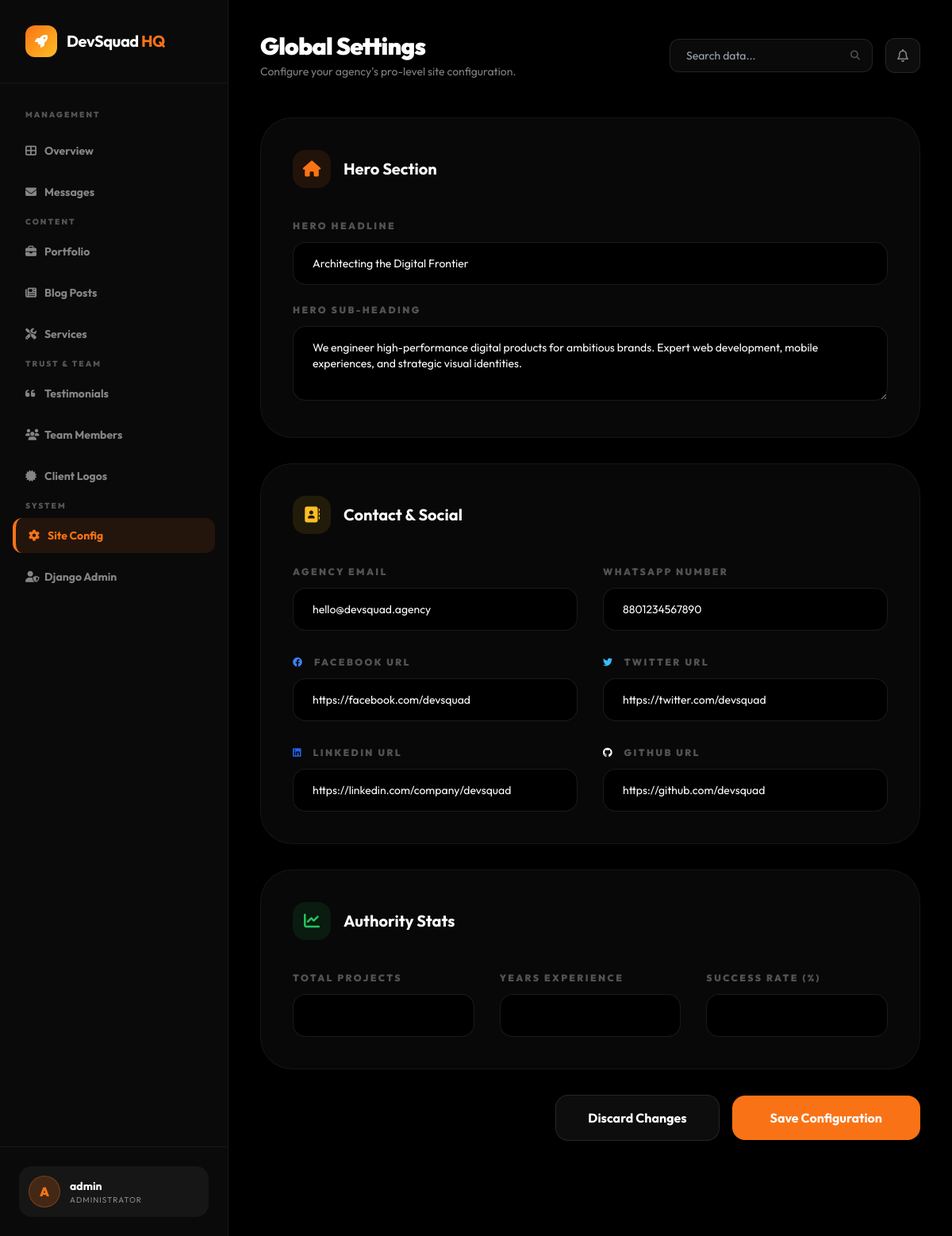
Page /management/settings/ (signed in) on the committed database.
### devsqaud/models.py (models this page shows, shortened)
class SiteConfig(models.Model):
    hero_headline = models.CharField(max_length=300, default="We Build Scalable Digital Products")
    hero_subheading = models.TextField(default="Transforming ideas into high-performance digital experiences that drive growth.")
    about_intro = models.TextField(default="We are a team of passionate developers and designers.")
    about_mission = models.TextField(default="To deliver world-class digital solutions.")
    about_vision = models.TextField(default="To be the most trusted digital partner globally.")
    stat_projects = models.CharField(max_length=50, default="50+")
    stat_experience = models.CharField(max_length=50, default="3+")
    stat_clients = models.CharField(max_length=50, default="40+")
    contact_email = models.EmailField(default="hello@devsquad.com")
    contact_phone = models.CharField(max_length=20, blank=True, default="+880 1234 567890")
    whatsapp_number = models.CharField(
        max_length=20,
        default="8801234567890",
        help_text="WhatsApp number without + sign"
    )
    footer_text = models.CharField(max_length=300, default="© 2026 DevSquad. All rights reserved.")
    social_facebook = models.URLField(blank=True)
    social_twitter = models.URLField(blank=True)
    social_linkedin = models.URLField(blank=True)
    social_github = models.URLField(blank=True)
    class Meta:
        verbose_name = "Site Configuration"
        verbose_name_plural = "Site Configuration"
    @classmethod
    def load(cls):
        obj, _ = cls.objects.get_or_create(pk=1)
        return obj

### devsqaud/views_dashboard.py (the view, shortened to what this page needs)
# urls.py: path('management/settings/', views_dashboard.dashboard_settings, name='dashboard_settings'),
@staff_member_required
def dashboard_settings(request):
    config = SiteConfig.load()
    context = {
        'config': config,
        'active_page': 'settings',
    }
    return render(request, 'dashboard/settings.html', context)

### templates/dashboard/settings.html (shortened to what this page needs)
{% extends 'dashboard/base.html' %}
{% block header_title %}Global Settings{% endblock %}
{% block header_subtitle %}Configure your agency's pro-level site configuration.{% endblock %}
{% block dashboard_content %}
<div class="max-w-4xl">
    <form method="POST" class="space-y-8">
        <div class="glass-card p-10 rounded-[40px] border-white/5">
            <div class="flex items-center space-x-4 mb-10">
                <div class="w-12 h-12 rounded-2xl bg-sunset-orange/10 flex items-center justify-center">
                    <i class="fas fa-home text-sunset-orange text-xl"></i>
                </div>
                <h3 class="text-xl font-bold">Hero Section</h3>
            </div>
            <div class="space-y-6">
                <div>
                    <label class="block text-xs font-black uppercase tracking-[0.2em] text-white/30 mb-3">Hero Headline</label>
                    <input type="text" name="hero_headline" value="{{ config.hero_headline }}" class="w-full bg-black-pure border border-white/10 rounded-2xl px-6 py-4 text-sm focus:outline-none focus:border-sunset-orange/50 transition-all">
                </div>
                <div>
                    <label class="block text-xs font-black uppercase tracking-[0.2em] text-white/30 mb-3">Hero Sub-heading</label>
                    <textarea name="hero_subheading" rows="3" class="w-full bg-black-pure border border-white/10 rounded-2xl px-6 py-4 text-sm focus:outline-none focus:border-sunset-orange/50 transition-all">{{ config.hero_subheading }}</textarea>
                </div>
            </div>
        </div>
        <div class="glass-card p-10 rounded-[40px] border-white/5">
            <div class="flex items-center space-x-4 mb-10">
                <div class="w-12 h-12 rounded-2xl bg-sunset-amber/10 flex items-center justify-center">
                    <i class="fas fa-address-book text-sunset-amber text-xl"></i>
                </div>
                <h3 class="text-xl font-bold">Contact & Social</h3>
            </div>
            <div class="grid grid-cols-1 md:grid-cols-2 gap-8 mb-8">
                <div>
                    <label class="block text-xs font-black uppercase tracking-[0.2em] text-white/30 mb-3">Agency Email</label>
                    <input type="email" name="contact_email" value="{{ config.contact_email }}" class="w-full bg-black-pure border border-white/10 rounded-2xl px-6 py-4 text-sm focus:outline-none focus:border-sunset-orange/50 transition-all">
                </div>
                <div>
                    <label class="block text-xs font-black uppercase tracking-[0.2em] text-white/30 mb-3">WhatsApp Number</label>
                    <input type="text" name="whatsapp_number" value="{{ config.whatsapp_number }}" class="w-full bg-black-pure border border-white/10 rounded-2xl px-6 py-4 text-sm focus:outline-none focus:border-sunset-orange/50 transition-all">
                </div>
            </div>
            <div class="grid grid-cols-1 md:grid-cols-2 gap-8">
                <div>
                    <label class="block text-xs font-black uppercase tracking-[0.2em] text-white/30 mb-3"><i class="fab fa-facebook mr-2 text-blue-500"></i> Facebook URL</label>
                    <input type="text" name="social_facebook" value="{{ config.social_facebook }}" class="w-full bg-black-pure border border-white/10 rounded-2xl px-6 py-4 text-sm focus:outline-none focus:border-sunset-orange/50 transition-all">
                </div>
                <div>
                    <label class="block text-xs font-black uppercase tracking-[0.2em] text-white/30 mb-3"><i class="fab fa-twitter mr-2 text-sky-400"></i> Twitter URL</label>
                    <input type="text" name="social_twitter" value="{{ config.social_twitter }}" class="w-full bg-black-pure border border-white/10 rounded-2xl px-6 py-4 text-sm focus:outline-none focus:border-sunset-orange/50 transition-all">
                </div>
                <div>
                    <label class="block text-xs font-black uppercase tracking-[0.2em] text-white/30 mb-3"><i class="fab fa-linkedin mr-2 text-blue-600"></i> LinkedIn URL</label>
                    <input type="text" name="social_linkedin" value="{{ config.social_linkedin }}" class="w-full bg-black-pure border border-white/10 rounded-2xl px-6 py-4 text-sm focus:outline-none focus:border-sunset-orange/50 transition-all">
                </div>
                <div>
                    <label class="block text-xs font-black uppercase tracking-[0.2em] text-white/30 mb-3"><i class="fab fa-github mr-2 text-white"></i> GitHub URL</label>
                    <input type="text" name="social_github" value="{{ config.social_github }}" class="w-full bg-black-pure border border-white/10 rounded-2xl px-6 py-4 text-sm focus:outline-none focus:border-sunset-orange/50 transition-all">
                </div>
            </div>
        </div>
        <div class="glass-card p-10 rounded-[40px] border-white/5">
            <div class="flex items-center space-x-4 mb-10">
                <div class="w-12 h-12 rounded-2xl bg-green-500/10 flex items-center justify-center">
                    <i class="fas fa-chart-line text-green-500 text-xl"></i>
                </div>
                <h3 class="text-xl font-bold">Authority Stats</h3>
            </div>
            <div class="grid grid-cols-1 md:grid-cols-3 gap-8">
                <div>
                    <label class="block text-xs font-black uppercase tracking-[0.2em] text-white/30 mb-3">Total Projects</label>
                    <input type="number" name="stat_projects" value="{{ config.stat_projects }}" class="w-full bg-black-pure border border-white/10 rounded-2xl px-6 py-4 text-sm focus:outline-none focus:border-sunset-orange/50 transition-all">
                </div>
                <div>
                    <label class="block text-xs font-black uppercase tracking-[0.2em] text-white/30 mb-3">Years Experience</label>
                    <input type="number" name="stat_experience" value="{{ config.stat_experience }}" class="w-full bg-black-pure border border-white/10 rounded-2xl px-6 py-4 text-sm focus:outline-none focus:border-sunset-orange/50 transition-all">
                </div>
                <div>
                    <label class="block text-xs font-black uppercase tracking-[0.2em] text-white/30 mb-3">Success Rate (%)</label>
                    <input type="number" name="stat_clients" value="{{ config.stat_clients }}" class="w-full bg-black-pure border border-white/10 rounded-2xl px-6 py-4 text-sm focus:outline-none focus:border-sunset-orange/50 transition-all">
                </div>
            </div>
        </div>
        <div class="flex items-center justify-end space-x-4 pb-20">
            <button type="reset" class="px-10 py-4 bg-white/5 border border-white/10 text-white font-bold rounded-2xl hover:bg-white/10 transition-all">Discard Changes</button>
            <button type="submit" class="px-12 py-4 bg-sunset-orange text-white font-bold rounded-2xl hover:shadow-[0_0_50px_rgba(249,115,22,0.4)] transform hover:-translate-y-1 transition-all duration-300">Save Configuration</button>
        </div>
    </form>
</div>
{% endblock %}

### templates/dashboard/base.html (shortened to what this page needs)
<!DOCTYPE html>
<html lang="en">
<head>
    <script src="https://cdn.tailwindcss.com"></script>
    <link rel="stylesheet" href="https://cdnjs.cloudflare.com/ajax/libs/font-awesome/6.4.0/css/all.min.css">
</head>
<body class="bg-black-pure min-h-screen flex">
    <aside class="w-72 bg-black-soft border-r border-white/5 flex flex-col fixed inset-y-0 z-50">
        <div class="p-8 border-b border-white/5">
            <a href="{% url 'home' %}" class="flex items-center space-x-3">
                <div class="w-10 h-10 bg-gradient-to-br from-sunset-orange to-sunset-amber rounded-xl flex items-center justify-center">
                    <i class="fas fa-rocket text-white"></i>
                </div>
                <span class="text-xl font-bold tracking-tight">DevSquad <span class="text-sunset-orange">HQ</span></span>
            </a>
        </div>
        <nav class="flex-1 px-4 py-8 space-y-2 overflow-y-auto">
            <p class="px-4 text-[10px] font-black uppercase tracking-[0.2em] text-white/30 mb-4">Management</p>
            <a href="{% url 'dashboard_home' %}" class="sidebar-link group flex items-center px-4 py-3 text-sm font-bold rounded-xl transition-all duration-300 {% if active_page == 'overview' %}active{% else %}text-white/50 hover:bg-white/5 hover:text-white{% endif %}">
                <i class="fas fa-th-large w-6 group-hover:text-sunset-orange"></i>
                <span>Overview</span>
            </a>
            <a href="{% url 'dashboard_messages' %}" class="sidebar-link group flex items-center px-4 py-3 text-sm font-bold rounded-xl transition-all duration-300 {% if active_page == 'messages' %}active{% else %}text-white/50 hover:bg-white/5 hover:text-white{% endif %}">
                <i class="fas fa-envelope w-6 group-hover:text-sunset-orange"></i>
                <span>Messages</span>
            </a>
            <p class="px-4 text-[10px] font-black uppercase tracking-[0.2em] text-white/30 mt-8 mb-4">Content</p>
            <a href="{% url 'dashboard_projects' %}" class="sidebar-link group flex items-center px-4 py-3 text-sm font-bold rounded-xl transition-all duration-300 {% if active_page == 'projects' %}active{% else %}text-white/50 hover:bg-white/5 hover:text-white{% endif %}">
                <i class="fas fa-briefcase w-6 group-hover:text-sunset-orange"></i>
                <span>Portfolio</span>
            </a>
            <a href="{% url 'dashboard_blog' %}" class="sidebar-link group flex items-center px-4 py-3 text-sm font-bold rounded-xl transition-all duration-300 {% if active_page == 'blog' %}active{% else %}text-white/50 hover:bg-white/5 hover:text-white{% endif %}">
                <i class="fas fa-newspaper w-6 group-hover:text-sunset-orange"></i>
                <span>Blog Posts</span>
            </a>
            <a href="{% url 'dashboard_services' %}" class="sidebar-link group flex items-center px-4 py-3 text-sm font-bold rounded-xl transition-all duration-300 {% if active_page == 'services' %}active{% else %}text-white/50 hover:bg-white/5 hover:text-white{% endif %}">
                <i class="fas fa-tools w-6 group-hover:text-sunset-orange"></i>
                <span>Services</span>
            </a>
            <p class="px-4 text-[10px] font-black uppercase tracking-[0.2em] text-white/30 mt-8 mb-4">Trust & Team</p>
            <a href="{% url 'dashboard_testimonials' %}" class="sidebar-link group flex items-center px-4 py-3 text-sm font-bold rounded-xl transition-all duration-300 {% if active_page == 'testimonials' %}active{% else %}text-white/50 hover:bg-white/5 hover:text-white{% endif %}">
                <i class="fas fa-quote-left w-6 group-hover:text-sunset-orange"></i>
                <span>Testimonials</span>
            </a>
            <a href="{% url 'dashboard_team' %}" class="sidebar-link group flex items-center px-4 py-3 text-sm font-bold rounded-xl transition-all duration-300 {% if active_page == 'team' %}active{% else %}text-white/50 hover:bg-white/5 hover:text-white{% endif %}">
                <i class="fas fa-users w-6 group-hover:text-sunset-orange"></i>
                <span>Team Members</span>
            </a>
            <a href="{% url 'dashboard_logos' %}" class="sidebar-link group flex items-center px-4 py-3 text-sm font-bold rounded-xl transition-all duration-300 {% if active_page == 'logos' %}active{% else %}text-white/50 hover:bg-white/5 hover:text-white{% endif %}">
                <i class="fas fa-certificate w-6 group-hover:text-sunset-orange"></i>
                <span>Client Logos</span>
            </a>
            <p class="px-4 text-[10px] font-black uppercase tracking-[0.2em] text-white/30 mt-8 mb-4">System</p>
            <a href="{% url 'dashboard_settings' %}" class="sidebar-link group flex items-center px-4 py-3 text-sm font-bold rounded-xl transition-all duration-300 {% if active_page == 'settings' %}active{% else %}text-white/50 hover:bg-white/5 hover:text-white{% endif %}">
                <i class="fas fa-cog w-6 group-hover:text-sunset-orange"></i>
                <span>Site Config</span>
            </a>
            <a href="/admin/" class="group flex items-center px-4 py-3 text-sm font-bold text-white/50 rounded-xl hover:bg-white/5 hover:text-white transition-all duration-300">
                <i class="fas fa-user-shield w-6 group-hover:text-sunset-orange"></i>
                <span>Django Admin</span>
            </a>
        </nav>
        <div class="p-6 border-t border-white/5">
            <div class="flex items-center space-x-3 p-3 bg-white/5 rounded-2xl">
                <div class="w-10 h-10 rounded-full bg-sunset-orange/20 border border-sunset-orange/30 flex items-center justify-center">
                    <span class="font-black text-sunset-orange">{{ request.user.username|first|upper }}</span>
                </div>
                <div class="flex-1 min-w-0">
                    <p class="text-sm font-bold truncate">{{ request.user.username }}</p>
                    <p class="text-[10px] text-white/50 uppercase tracking-widest">Administrator</p>
                </div>
            </div>
        </div>
    </aside>
    <main class="flex-1 ml-72 p-10">
        <div class="flex items-center justify-between mb-12">
            <div>
                <h1 class="text-3xl font-black tracking-tight">{% block header_title %}Overview{% endblock %}</h1>
                <p class="text-white/50 text-sm mt-1">{% block header_subtitle %}Welcome back, Commander.{% endblock %}</p>
            </div>
            <div class="flex items-center space-x-4">
                <div class="relative">
                    <input type="text" placeholder="Search data..." class="bg-black-soft border border-white/10 rounded-xl px-5 py-2.5 text-sm focus:outline-none focus:border-sunset-orange/50 transition-all w-64">
                    <i class="fas fa-search absolute right-4 top-1/2 -translate-y-1/2 text-white/30 text-xs"></i>
                </div>
                <button class="w-11 h-11 rounded-xl bg-white/5 border border-white/10 flex items-center justify-center hover:bg-white/10 transition-all">
                    <i class="far fa-bell text-white/50"></i>
                </button>
            </div>
        </div>
        {% block dashboard_content %}{% endblock %}
    </main>
</body>
</html>

### rows in the picture
SiteConfig: hero_headline "Architecting the Digital Frontier", hero_subheading "We engineer high-performance digital products for ambitious brands. Expert web development, mobile experiences, and strategic visual identities.", contact_email "hello@devsquad.agency", whatsapp_number "8801234567890", social_facebook "https://facebook.com/devsquad", social_twitter "https://twitter.com/devsquad", social_linkedin "https://linkedin.com/company/devsquad", social_github "https://github.com/devsquad"

### other values in the picture
{{ request.user.username|first|upper }} "A"
{{ request.user.username }} "admin"
